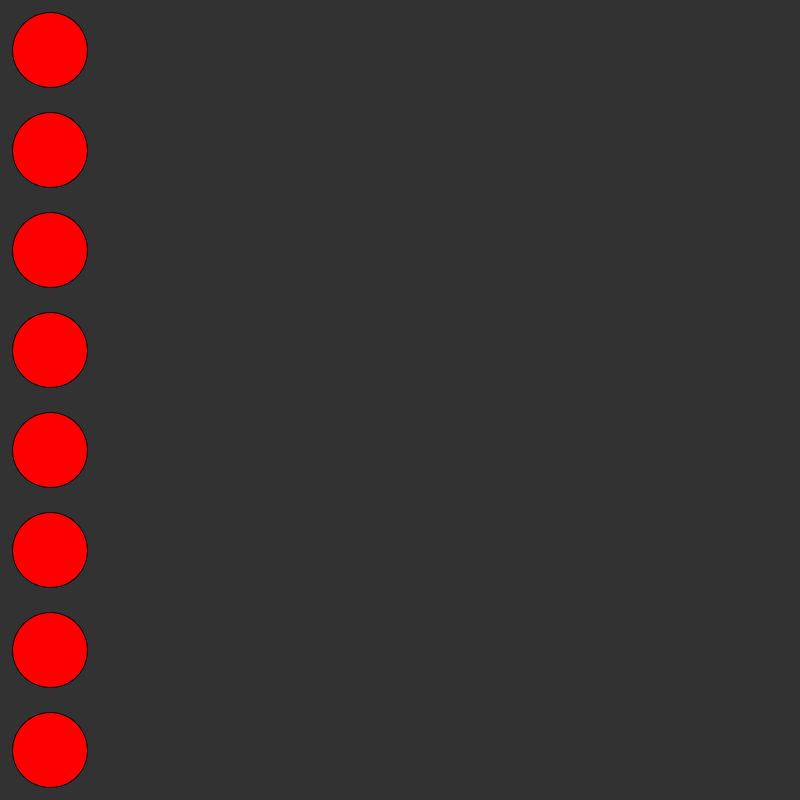
Frame 1 (no input)
Frame 60 (the mouse pressed at the canvas centre just before this capture): identical to frame 1, image omitted
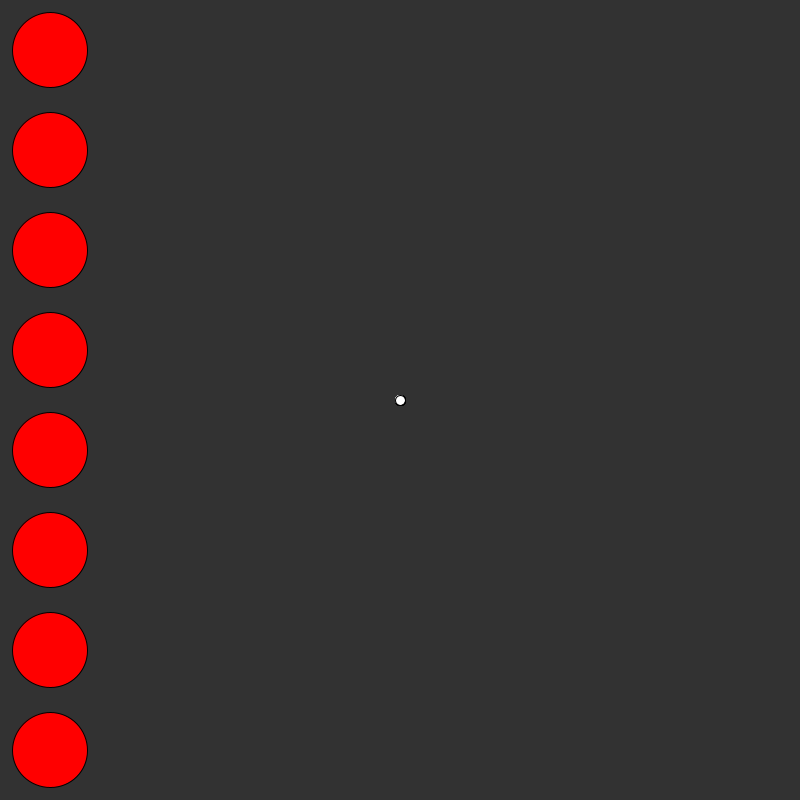
Frame 120 (the mouse held since frame 60 and released just before this capture)

The Processing sketch that drew these frames (run headless with seeded random() and noise(); from frame 60 on, the mouse is pressed at the canvas centre):

// Processing sketch: shooter2023
// ── shooter2023.pde
ArrayList<Projectile> bullets = new ArrayList<Projectile>();
ArrayList<Target> enemies = new ArrayList<Target>();
boolean wonthegame = false;
void setup() {
  //fullScreen();
  size(800, 800);
  for (int i = 50; i < 800; i += 100) {
    enemies.add(new Target(50, i));
  }
}

void draw() {
  if (!wonthegame) {
    background(50);
    for (Projectile p : bullets) {
      p.uad();
    }
    for (Target t : enemies) {
      t.display();
    }

    for (Projectile p : bullets) {
      for (Target t : enemies) {
        if (circleCircle(p.pos.x, p.pos.y, 5, t.pos.x, t.pos.y, t.d/2) == true) {
          t.health -= 10;
          p.removeme = true;
          if (t.health <= 0) {
            t.removeme = true;
          }
        }
      }
    }



    if (mousePressed && frameCount % 5 == 0) {
      bullets.add(new Projectile(400, 400, mouseX, mouseY));
    }

    for (int i = bullets.size() - 1; i >= 0; i--) {
      Projectile p = bullets.get(i);
      if (p.removeme == true) {
        bullets.remove(p);
      }
    }

    for (int i = enemies.size() - 1; i >= 0; i--) {
      Target t = enemies.get(i);
      if (t.removeme == true) {
        enemies.remove(t);
      }
    }
    if(enemies.size() == 0){
      wonthegame = true;
    }
  } else {
    background(0, 255, 0);
    text("you win", 400, 400);
  }
}

void mousePressed() {
}

// ── collisions.pde
boolean pointCircle(float px, float py, float cx, float cy, float cd) {
  if (dist(px, py, cx, cy) < cd/2) {
    return true;
  } else {
    return false;
  }
}

boolean circleCircle(float cx1, float cy1, float cr1, float cx2, float cy2, float cr2) {
  if (dist(cx1, cy1, cx2, cy2) < cr1 + cr2) {
    return true;
  } else {
    return false;
  }
}

boolean pointRect(float px, float py, float rx, float ry, float rw, float rh) {

  // is the point inside the rectangle's bounds?
  if (px >= rx &&        // right of the left edge AND
    px <= rx + rw &&   // left of the right edge AND
    py >= ry &&        // below the top AND
    py <= ry + rh) {   // above the bottom
    return true;
  }
  return false;
}

boolean rectRect(float r1x, float r1y, float r1w, float r1h, float r2x, float r2y, float r2w, float r2h) {

  // are the sides of one rectangle touching the other?

  if (r1x + r1w >= r2x &&    // r1 right edge past r2 left
    r1x <= r2x + r2w &&    // r1 left edge past r2 right
    r1y + r1h >= r2y &&    // r1 top edge past r2 bottom
    r1y <= r2y + r2h) {    // r1 bottom edge past r2 top
    return true;
  }
  return false;
}

// CIRCLE/RECTANGLE
boolean circleRect(float cx, float cy, float radius, float rx, float ry, float rw, float rh) {

  // temporary variables to set edges for testing
  float testX = cx;
  float testY = cy;

  // which edge is closest?
  if (cx < rx)         testX = rx;      // test left edge
  else if (cx > rx+rw) testX = rx+rw;   // right edge
  if (cy < ry)         testY = ry;      // top edge
  else if (cy > ry+rh) testY = ry+rh;   // bottom edge

  // get distance from closest edges
  float distX = cx-testX;
  float distY = cy-testY;
  float distance = sqrt( (distX*distX) + (distY*distY) );

  // if the distance is less than the radius, collision!
  if (distance <= radius) {
    return true;
  }
  return false;
}

// LINE/POINT
boolean linePoint(float x1, float y1, float x2, float y2, float px, float py) {

  // get distance from the point to the two ends of the line
  float d1 = dist(px, py, x1, y1);
  float d2 = dist(px, py, x2, y2);

  // get the length of the line
  float lineLen = dist(x1, y1, x2, y2);

  // since floats are so minutely accurate, add
  // a little buffer zone that will give collision
  float buffer = 0.1;    // higher # = less accurate

  // if the two distances are equal to the line's
  // length, the point is on the line!
  // note we use the buffer here to give a range,
  // rather than one #
  if (d1+d2 >= lineLen-buffer && d1+d2 <= lineLen+buffer) {
    return true;
  }
  return false;
}

boolean lineCircle(float x1, float y1, float x2, float y2, float cx, float cy, float r) {

  // is either end INSIDE the circle?
  // if so, return true immediately
  boolean inside1 = pointCircle(x1, y1, cx, cy, r);
  boolean inside2 = pointCircle(x2, y2, cx, cy, r);
  if (inside1 || inside2) return true;

  // get length of the line
  float distX = x1 - x2;
  float distY = y1 - y2;
  float len = sqrt( (distX*distX) + (distY*distY) );

  // get dot product of the line and circle
  float dot = ( ((cx-x1)*(x2-x1)) + ((cy-y1)*(y2-y1)) ) / pow(len, 2);

  // find the closest point on the line
  float closestX = x1 + (dot * (x2-x1));
  float closestY = y1 + (dot * (y2-y1));

  // is this point actually on the line segment?
  // if so keep going, but if not, return false
  boolean onSegment = linePoint(x1, y1, x2, y2, closestX, closestY);
  if (!onSegment) return false;

  // optionally, draw a circle at the closest
  // point on the line
  //fill(255,0,0);
  //noStroke();
  //ellipse(closestX, closestY, 20, 20);

  // get distance to closest point
  distX = closestX - cx;
  distY = closestY - cy;
  float distance = sqrt( (distX*distX) + (distY*distY) );

  if (distance <= r) {
    return true;
  }
  return false;
}

// LINE/LINE
boolean lineLine(float x1, float y1, float x2, float y2, float x3, float y3, float x4, float y4) {

  // calculate the distance to intersection point
  float uA = ((x4-x3)*(y1-y3) - (y4-y3)*(x1-x3)) / ((y4-y3)*(x2-x1) - (x4-x3)*(y2-y1));
  float uB = ((x2-x1)*(y1-y3) - (y2-y1)*(x1-x3)) / ((y4-y3)*(x2-x1) - (x4-x3)*(y2-y1));

  // if uA and uB are between 0-1, lines are colliding
  if (uA >= 0 && uA <= 1 && uB >= 0 && uB <= 1) {

    // optionally, draw a circle where the lines meet
    float intersectionX = x1 + (uA * (x2-x1));
    float intersectionY = y1 + (uA * (y2-y1));
    //fill(255,0,0);
    //noStroke();
    //ellipse(intersectionX,intersectionY, 20,20);

    return true;
  }
  return false;
}

boolean lineRect(float x1, float y1, float x2, float y2, float rx, float ry, float rw, float rh) {

  // check if the line has hit any of the rectangle's sides
  // uses the Line/Line function below
  boolean left =   lineLine(x1, y1, x2, y2, rx, ry, rx, ry+rh);
  boolean right =  lineLine(x1, y1, x2, y2, rx+rw, ry, rx+rw, ry+rh);
  boolean top =    lineLine(x1, y1, x2, y2, rx, ry, rx+rw, ry);
  boolean bottom = lineLine(x1, y1, x2, y2, rx, ry+rh, rx+rw, ry+rh);

  // if ANY of the above are true, the line
  // has hit the rectangle
  if (left || right || top || bottom) {
    return true;
  }
  return false;
}

// ── projectile.pde
class Projectile {
  PVector pos;
  PVector vel;
  float speed = 5;
  
  boolean removeme = false;
  
  Projectile(float x, float y, float tx, float ty){
    pos = new PVector(x, y);
    PVector target = new PVector(tx, ty);
    vel = PVector.sub(target, pos);
    vel.setMag(5);   
  }
  
  void uad(){
    pos.add(vel);
    fill(255);
    circle(pos.x, pos.y, 10);
    
    if(dist(400, 400, pos.x, pos.y) > 800){
      removeme = true;
    }
    
  }
  
}

// ── target.pde
class Target {
  PVector pos;
  float d;
  float health = 100;
  boolean removeme = false;
  
  Target(float x, float y){
    pos = new PVector(x, y);
    d = map(health, 0, 100, 0, 75);
  }
  
  void display(){
    d = map(health, 0, 100, 0, 75);
    fill(255, 0, 0);
    circle(pos.x, pos.y, d);
  }
  
  
  
}
